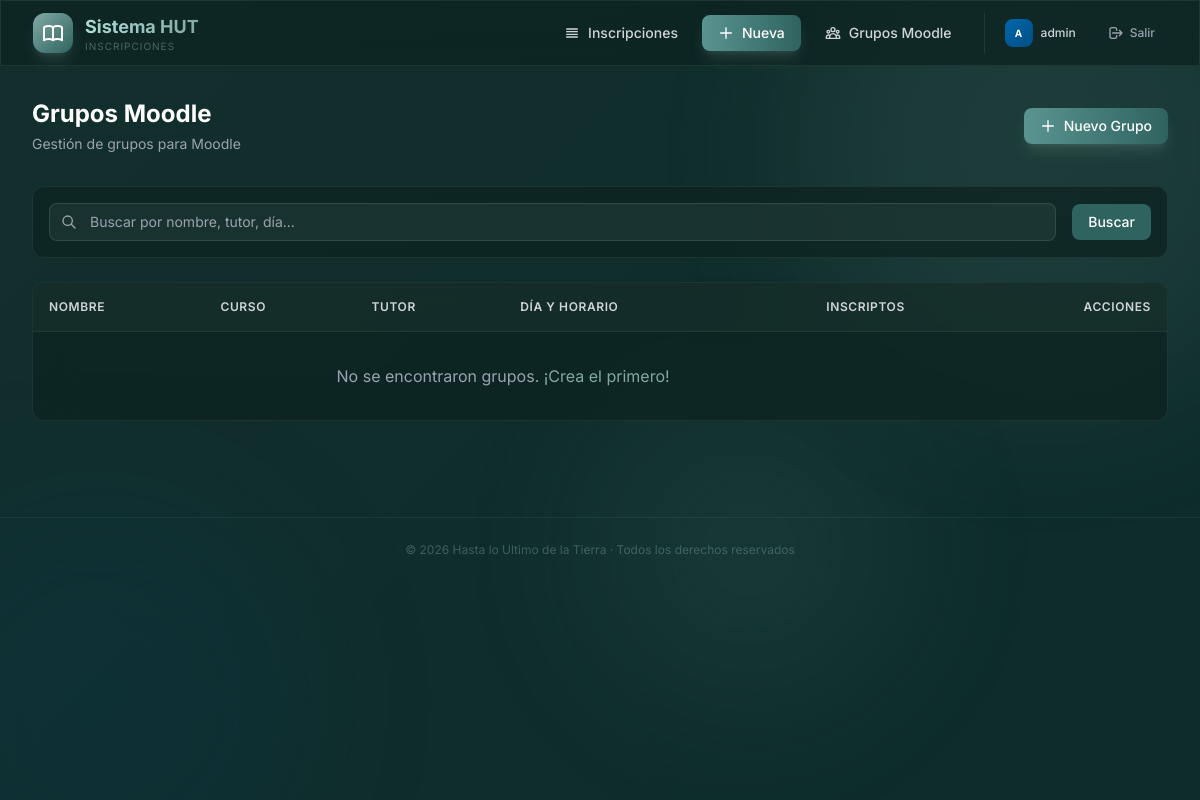
The page /grupos/ (signed in) on the database as committed earlier.
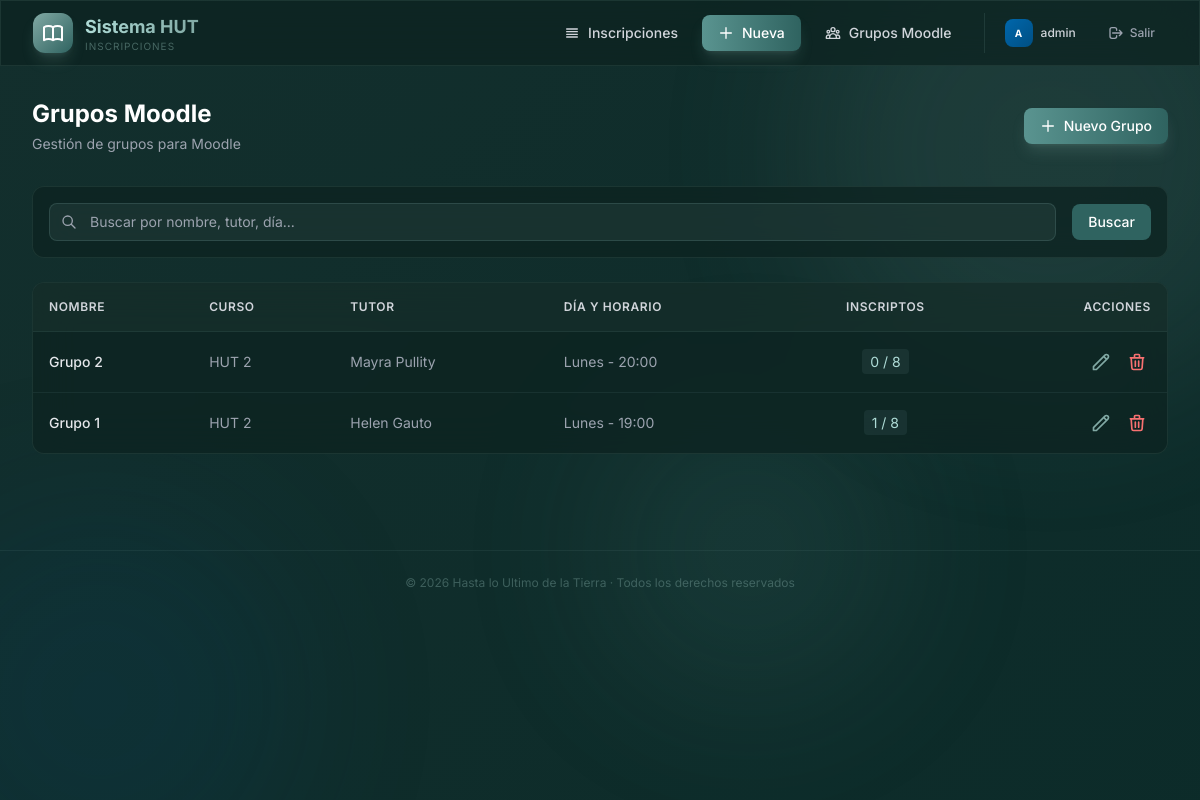
The same page on the database as committed later.
### inscripciones/models.py (models this page shows, shortened)
class GruposMoodle(models.Model):
    DIAS_SEMANA = [
        ('Lunes', 'Lunes'),
        ('Martes', 'Martes'),
        ('Miércoles', 'Miércoles'),
        ('Jueves', 'Jueves'),
        ('Viernes', 'Viernes'),
        ('Sábado', 'Sábado'),
        ('Domingo', 'Domingo'),
    ]
    nombre = models.CharField(max_length=100, verbose_name='Nombre del Grupo')
    curso = models.ForeignKey(CursoHUT, on_delete=models.PROTECT, verbose_name='Curso HUT')
    horario = models.CharField(max_length=100, verbose_name='Horario')
    dia = models.CharField(max_length=15, choices=DIAS_SEMANA, verbose_name='Día')
    tutor = models.CharField(max_length=100, verbose_name='Tutor')
    capacidad = models.IntegerField(default=8, verbose_name='Capacidad')
    participantes = models.IntegerField(default=0, verbose_name='Participantes')
    fecha_creacion = models.DateTimeField(default=timezone.now, editable=False)
    fecha_modificacion = models.DateTimeField(auto_now=True)
    fecha_baja = models.DateTimeField(blank=True, null=True)
    class Meta:
        verbose_name = 'Grupo Moodle'
        verbose_name_plural = 'Grupos Moodle'
        ordering = ['-fecha_creacion']

class CursoHUT(models.Model):
    nombre = models.CharField(max_length=100, verbose_name='Nombre del Curso')
    anio = models.IntegerField(verbose_name='Año')
    activo = models.BooleanField(default=False, verbose_name='Habilitado')
    class Meta:
        verbose_name = 'Curso HUT'
        verbose_name_plural = 'Cursos HUT'
        ordering = ['-anio']

### inscripciones/views.py (the view)
# urls.py: path('grupos/', views.GruposMoodleListView.as_view(), name='grupos_lista'),
class GruposMoodleListView(LoginRequiredMixin, ListView):
    model = GruposMoodle
    template_name = 'inscripciones/gruposmoodle_list.html'
    context_object_name = 'grupos'
    paginate_by = 15
    def get_queryset(self):
        queryset = super().get_queryset().select_related('curso')
        q = self.request.GET.get('q')
        if q:
            queryset = queryset.filter(
                Q(nombre__icontains=q) |
                Q(tutor__icontains=q) |
                Q(dia__icontains=q)
            )
        return queryset
    def get_context_data(self, **kwargs):
        context = super().get_context_data(**kwargs)
        context['query'] = self.request.GET.get('q', '')
        for grupo in context['grupos']:
            grupo.cantidad_inscriptos = grupo.participantes
        return context

### inscripciones/templates/inscripciones/gruposmoodle_list.html (shortened to what the changed rows need)
{% extends 'base.html' %}
{% block content %}
<div class="max-w-7xl mx-auto px-4 sm:px-6 lg:px-8 py-8">
    <div class="flex items-center justify-between mb-8">
        <div>
            <h1 class="text-2xl font-bold text-white">Grupos Moodle</h1>
        </div>
    </div>
    <div class="glass-card rounded-xl overflow-hidden">
        <div class="overflow-x-auto">
            <table class="w-full text-left border-collapse">
                <thead>
                    <tr class="border-b border-hut-300/10 bg-hut-300/5">
                        <th class="p-4 text-xs font-semibold text-gray-300 uppercase tracking-wider">Nombre</th>
                        <th class="p-4 text-xs font-semibold text-gray-300 uppercase tracking-wider">Curso</th>
                        <th class="p-4 text-xs font-semibold text-gray-300 uppercase tracking-wider">Tutor</th>
                        <th class="p-4 text-xs font-semibold text-gray-300 uppercase tracking-wider">Día y Horario</th>
                        <th class="p-4 text-xs font-semibold text-gray-300 uppercase tracking-wider text-center">Inscriptos</th>
                        <th class="p-4 text-xs font-semibold text-gray-300 uppercase tracking-wider text-right">Acciones</th>
                    </tr>
                </thead>
                <tbody class="divide-y divide-hut-300/10">
                    {% for grupo in grupos %}
                    <tr class="hover:bg-hut-300/5 transition-colors">
                        <td class="p-4 text-sm font-medium text-gray-200">{{ grupo.nombre }}</td>
                        <td class="p-4 text-sm text-gray-400">{{ grupo.curso.nombre }}</td>
                        <td class="p-4 text-sm text-gray-400">{{ grupo.tutor }}</td>
                        <td class="p-4 text-sm text-gray-400">{{ grupo.dia }} - {{ grupo.horario }}</td>
                        <td class="p-4 text-sm text-center">
                            <span class="px-2 py-1 rounded bg-hut-300/10 text-hut-200">
                                {{ grupo.formularioinscripcionhut_set.count }} / {{ grupo.capacidad }}
                            </span>
                        </td>
                        <td class="p-4 text-sm text-right flex justify-end gap-2">
                            <a href="{% url 'grupos_editar' grupo.pk %}" class="text-hut-300 hover:text-hut-200 p-1 rounded hover:bg-hut-300/10" title="Editar">
                                <svg class="w-5 h-5" fill="none" stroke="currentColor" viewBox="0 0 24 24"><path stroke-linecap="round" stroke-linejoin="round" stroke-width="2" d="M15.232 5.232l3.536 3.536m-2.036-5.036a2.5 2.5 0 113.536 3.536L6.5 21.036H3v-3.572L16.732 3.732z"/></svg>
                            </a>
                            <a href="{% url 'grupos_eliminar' grupo.pk %}" class="text-red-400 hover:text-red-300 p-1 rounded hover:bg-red-400/10" title="Eliminar">
                                <svg class="w-5 h-5" fill="none" stroke="currentColor" viewBox="0 0 24 24"><path stroke-linecap="round" stroke-linejoin="round" stroke-width="2" d="M19 7l-.867 12.142A2 2 0 0116.138 21H7.862a2 2 0 01-1.995-1.858L5 7m5 4v6m4-6v6m1-10V4a1 1 0 00-1-1h-4a1 1 0 00-1 1v3M4 7h16"/></svg>
                            </a>
                        </td>
                    </tr>
                    {% empty %}
                    <tr>
                        <td colspan="5" class="p-8 text-center text-gray-400">
                            No se encontraron grupos. <a href="{% url 'grupos_crear' %}" class="text-hut-300 hover:underline">¡Crea el primero!</a>
                        </td>
                    </tr>
                    {% endfor %}
                </tbody>
            </table>
        </div>
    </div>
</div>
{% endblock %}

Rows that differ between the two databases and show on the page:
added GruposMoodle: nombre "Grupo 2", curso.nombre "HUT 2", tutor "Mayra Pullity", dia "Lunes", horario "20:00", formularioinscripcionhut_set.count "0", capacidad "8"
added GruposMoodle: nombre "Grupo 1", curso.nombre "HUT 2", tutor "Helen Gauto", dia "Lunes", horario "19:00", formularioinscripcionhut_set.count "1", capacidad "8"
Other text that changed with them:
text no longer shown: "No se encontraron grupos. ¡Crea el primero!"
